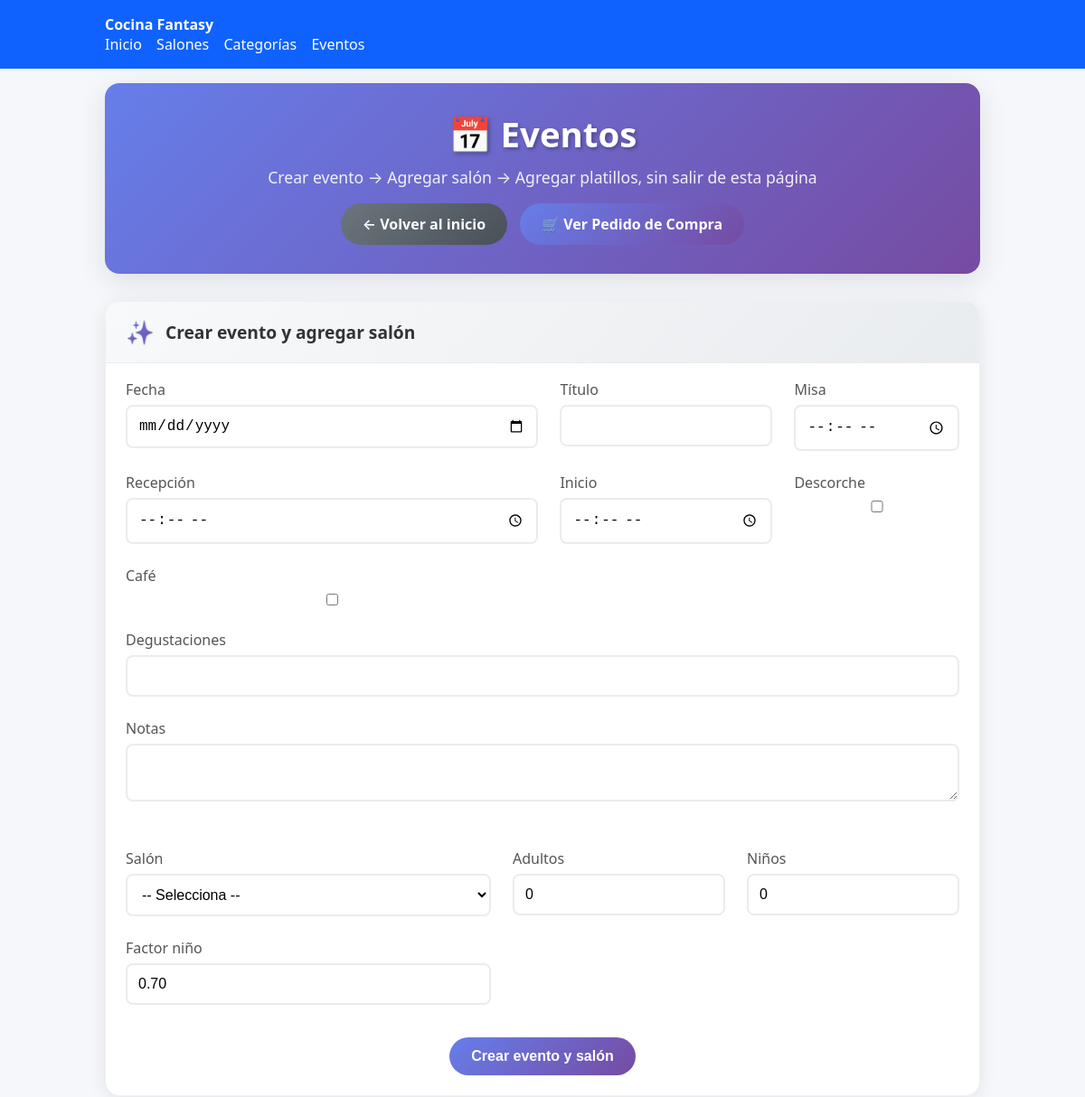
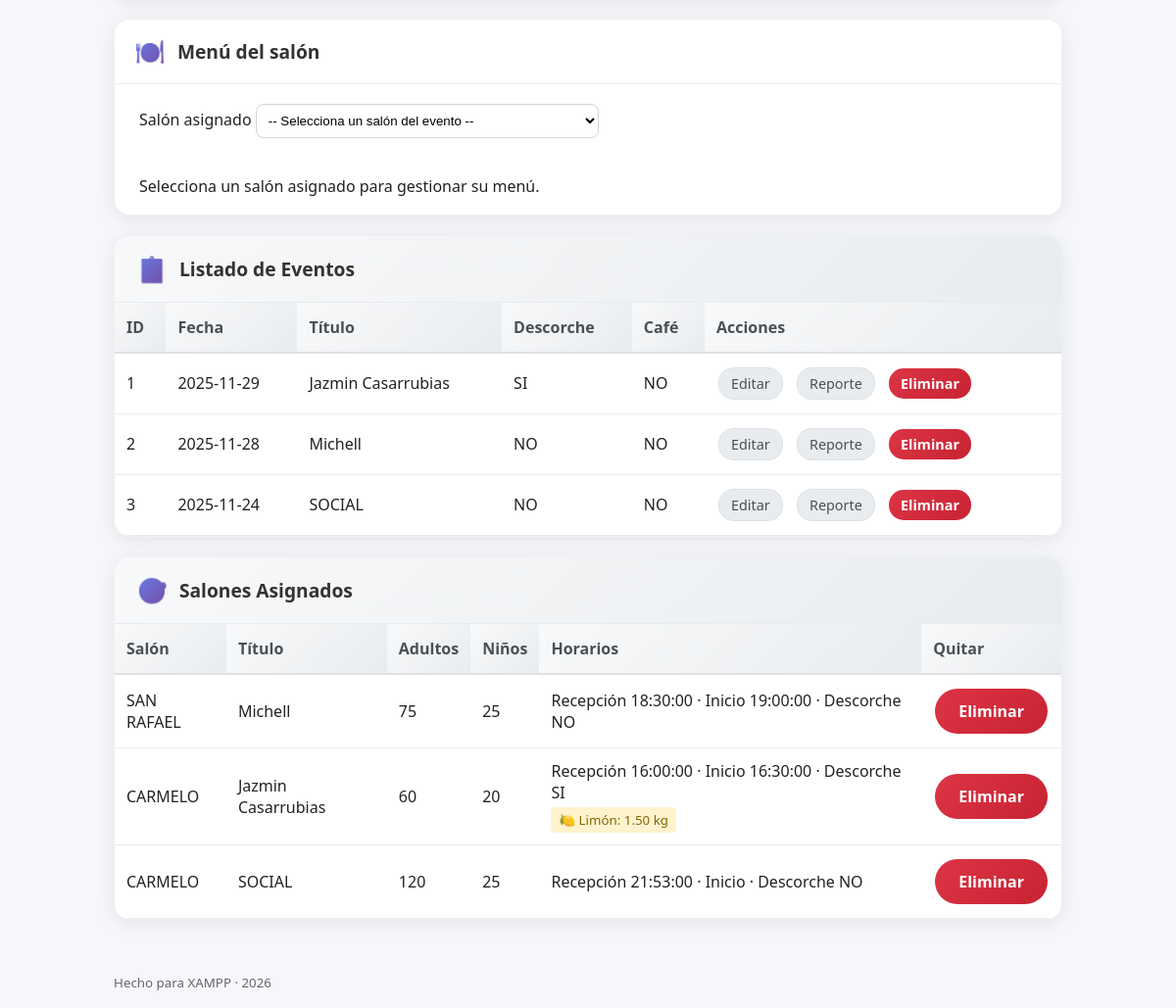
Screenshot of /evento_list.php with the database file from the repository (2 pictures, top to bottom).
### tables this page shows
CREATE TABLE `evento` (
  `id_evento` int(11) NOT NULL,
  `fecha` date NOT NULL,
  `titulo` varchar(150) DEFAULT NULL,
  `misa` time DEFAULT NULL,
  `recepcion` time DEFAULT NULL,
  `inicio` time DEFAULT NULL,
  `descorche` tinyint(1) NOT NULL DEFAULT 0,
  `cafe` tinyint(1) NOT NULL DEFAULT 0,
  `degustaciones` varchar(120) DEFAULT NULL,
  `notas` text DEFAULT NULL
);

CREATE TABLE `evento_salon` (
  `id_evento_salon` int(11) NOT NULL,
  `id_evento` int(11) NOT NULL,
  `id_salon` int(11) NOT NULL,
  `adultos` int(11) NOT NULL DEFAULT 0,
  `ninos` int(11) NOT NULL DEFAULT 0,
  `misa` time DEFAULT NULL,
  `recepcion` time DEFAULT NULL,
  `inicio` time DEFAULT NULL,
  `descorche` tinyint(1) NOT NULL DEFAULT 0,
  `cafe` tinyint(1) NOT NULL DEFAULT 0,
  `degustaciones` varchar(120) DEFAULT NULL,
  `factor_nino` decimal(5,2) NOT NULL DEFAULT 0.70
);

CREATE TABLE `salon` (
  `id_salon` int(11) NOT NULL,
  `nombre` varchar(80) NOT NULL,
  `alias` varchar(20) DEFAULT NULL
);

### db.php (called while the page is built, shortened)
<?php
function h($s){ return htmlspecialchars((string)$s, ENT_QUOTES, 'UTF-8'); }

### evento_list.php (the view, shortened to what this page needs)
<?php
require_once __DIR__ . '/db.php';
require_once __DIR__ . '/header.php';
$current_es = isset($_GET['id_es']) ? (int)$_GET['id_es'] : 0;
$eventos = $pdo->query("SELECT id_evento, fecha, titulo, CASE WHEN COALESCE(descorche,0)=1 THEN 'SI' ELSE 'NO' END AS descorche, CASE WHEN COALESCE(cafe,0)=1 THEN 'SI' ELSE 'NO' END AS cafe FROM evento ORDER BY fecha DESC")->fetchAll(PDO::FETCH_ASSOC);
$platsStmt = $pdo->query("
    SELECT DISTINCT p.id_platillo, p.nombre, cp.nombre AS categoria, cp.orden
    FROM platillo p
    LEFT JOIN receta r ON r.id_platillo = p.id_platillo
    LEFT JOIN categoria_platillo cp ON cp.id_categoria = p.id_categoria
    ORDER BY cp.orden, p.nombre
");
$opts = [];
$categorias_orden = [];
foreach($platsStmt->fetchAll(PDO::FETCH_ASSOC) as $p){
    $cat_norm = $p['categoria'];
    if (!isset($categorias_orden[$cat_norm])) {
        $categorias_orden[$cat_norm] = (int)$p['orden'];
    }
    $opts[$cat_norm][] = $p;
}
uksort($opts, function($a, $b) use ($categorias_orden) {
    $orden_a = isset($categorias_orden[$a]) ? $categorias_orden[$a] : 999;
    $orden_b = isset($categorias_orden[$b]) ? $categorias_orden[$b] : 999;
    if ($orden_a == $orden_b) {
        return strcmp($a, $b);
    }
    return $orden_a - $orden_b;
});
$categorias = array_keys($opts);
$info_es = null;
$adultos_sel=0; $ninos_sel=0; $porciones_sel=0; $rows_platillos = [];
?>
<div class="page-header">
  <h1>📅 Eventos</h1>
  <p class="page-subtitle">Crear evento → Agregar salón → Agregar platillos, sin salir de esta página</p>
  <div class="header-actions">
    <a class="btn secondary" href="index.php">← Volver al inicio</a>
    <a class="btn primary" href="pedido_compras.php">🛒 Ver Pedido de Compra</a>
  </div>
</div>
<div class="card create-card" id="crear_evento_salon">
  <div class="card-header"><div class="card-icon">✨</div><h2>Crear evento y agregar salón</h2></div>
  <form method="post">
    <div class="input-row">
      <label>Fecha<input name="fecha" type="date" required></label>
      <label>Título<input name="titulo" type="text"></label>
      <label>Misa<input name="misa" type="time"></label>
      <label>Recepción<input name="recepcion" type="time"></label>
      <label>Inicio<input name="inicio" type="time"></label>
      <label><span>Descorche</span><input name="descorche" type="checkbox" id="descorche_salon"></label>
      <label><span>Café</span><input name="cafe" type="checkbox"></label>
      <label style="grid-column:1/-1;">Degustaciones<input name="degustaciones" type="text"></label>
      <label style="grid-column:1/-1;">Notas<textarea name="notas" rows="2"></textarea></label>
    </div>
    <div class="input-row">
      <label>Salón
        <select name="id_salon" required>
          <option value="">-- Selecciona --</option>
        </select>
      </label>
      <label>Adultos<input type="number" name="adultos" value="0" min="0" id="adultos_salon"></label>
      <label>Niños<input type="number" name="ninos" value="0" min="0" id="ninos_salon"></label>
      <label>Factor niño<input type="number" step="0.05" name="factor_nino" value="0.70"></label>
    </div>
    <div style="grid-column:1/-1;text-align:center;padding:0 25px 20px;">
      <button class="btn primary" name="create_evento_salon">Crear evento y salón</button>
    </div>
  </form>
</div>
<div class="card dishes-block" id="menu_salon">
  <div class="card-header"><div class="card-icon">🍽️</div><h2>Menú del salón</h2></div>
  <form method="get" style="padding:20px 25px;">
    <label>Salón asignado
      <select name="id_es" onchange="this.form.submit()">
        <option value="">-- Selecciona un salón del evento --</option>
      </select>
    </label>
  </form>
  <?php if ($info_es): ?>
  <div class="info-content" style="padding:0 25px 20px;">
    <div class="stats-row" style="display:flex;gap:10px;flex-wrap:wrap;">
      <span class="badge adults"><?= $adultos_sel; ?> adultos</span>
      <span class="badge children"><?= $ninos_sel; ?> niños</span>
      <span class="badge total">Total porciones (auto): <?= $porciones_sel; ?></span>
      <a class="btn secondary" href="reporte_evento.php?id=<?= (int)$info_es['id_evento']; ?>">📊 Reporte del evento</a>
    </div>
  </div>
  <form method="post" class="input-row" style="padding:0 25px 25px;">
    <input type="hidden" name="id_evento_salon" value="<?= (int)$current_es; ?>">
    <label>Categoría
      <select id="select_categoria">
        <option value="">-- Selecciona --</option>
        <?php foreach($categorias as $cat): ?>
          <option value="<?= h($cat); ?>"><?= h($cat); ?></option>
        <?php endforeach; ?>
      </select>
    </label>
    <label>Platillo
  <select name="id_platillo[]" id="select_platillo" multiple>
    <option value="">-- Selecciona una categoría primero --</option>
  </select>
  <small id="ayuda-multiple" style="display:none; color:#666; font-size:12px;">
    Para seleccionar varios platillos, mantén presionada la tecla <strong>CTRL</strong>.
  </small>
</label>
    <label>Total porciones (auto)
      <input type="number" id="porciones_auto" value="<?= $porciones_sel; ?>" readonly style="background:#f9f9f9;">
    </label>
    <label>Niños
      <input type="number" id="ninos_valor" value="<?= $ninos_sel; ?>" readonly style="background:#f9f9f9;">
    </label>
    <label>Orden (número)<input type="number" name="orden" min="1"></label>
    <label>Notas<input type="text" name="notas"></label>
    <button class="btn primary" name="add_platillo">Agregar platillo</button>
  </form>
  <div class="card dishes-list-card" style="box-shadow:none;border:none;margin:0;">
    <div class="card-header"><div class="card-icon">📋</div><h2>Platillos del salón</h2></div>
    <table>
      <thead><tr><th>Orden</th><th>Platillo</th><th>Porciones</th><th>Notas</th><th>Quitar</th></tr></thead>
      <tbody>
        <?php foreach($rows_platillos as $r): ?>
          <tr>
            <td><?= h($r['orden']); ?></td>
            <td><?= h($r['platillo']); ?></td>
            <td><?= (int)$r['porciones_plan']; ?></td>
            <td><?= h($r['notas']); ?></td>
            <td><a class="btn danger" href="?id_es=<?= $current_es; ?>&del_plat=<?= (int)$r['id_evento_salon_platillo']; ?>" onclick="return confirm('¿Eliminar de este salón?');">Eliminar</a></td>
          </tr>
        <?php endforeach; ?>
      </tbody>
    </table>
  </div>
  <?php else: ?>
    <div style="padding:18px 25px;">Selecciona un salón asignado para gestionar su menú.</div>
  <?php endif; ?>
</div>
<div class="card events-list-card">
  <div class="card-header"><div class="card-icon">📋</div><h2>Listado de Eventos</h2></div>
  <table>
    <thead>
      <tr>
        <th>ID</th>
        <th>Fecha</th>
        <th>Título</th>
        <th>Descorche</th>
        <th>Café</th>
        <th>Acciones</th>
      </tr>
    </thead>
    <tbody>
      <?php $contador = 1; ?>
<?php foreach ($eventos as $r): ?>
<tr>
    <td><?= $contador ?></td>
    <td><?= h($r['fecha']) ?></td>
    <td><?= h($r['titulo']) ?></td>
    <td><?= h($r['descorche']) ?></td>
    <td><?= h($r['cafe']) ?></td>
    <td class="actions">
        <a href="evento_edit.php?id=<?= (int)$r['id_evento'] ?>">Editar</a>
        <a href="reporte_evento.php?id=<?= (int)$r['id_evento'] ?>">Reporte</a>
        <a class="btn danger" href="?del=<?= (int)$r['id_evento'] ?>" onclick="return confirm('¿Eliminar evento completo?');">Eliminar</a>
    </td>
</tr>
<?php $contador++; ?>
<?php endforeach; ?>
    </tbody>
  </table>
</div>
<?php
$rows_asignados = $pdo->query("
  SELECT
      es.id_evento_salon,
      es.id_evento,
      s.nombre AS salon,
      e.titulo,
      es.adultos,
      es.ninos,
      es.misa,
      es.recepcion,
      es.inicio,
      CASE WHEN COALESCE(e.descorche, 0) = 1 THEN 'SI' ELSE 'NO' END AS descorche_effect,
      CASE WHEN COALESCE(e.cafe, 0) = 1 THEN 'SI' ELSE 'NO' END AS cafe_effect
  FROM evento_salon es
  JOIN salon s ON s.id_salon = es.id_salon
  JOIN evento e ON e.id_evento = es.id_evento
  ORDER BY es.id_evento_salon DESC
")->fetchAll(PDO::FETCH_ASSOC);
?>
<div class="card assigned-card">
  <div class="card-header"><div class="card-icon">🎯</div><h2>Salones Asignados</h2></div>
  <table>
    <thead>
      <tr>
        <th>Salón</th>
        <th>Título</th>
        <th>Adultos</th>
        <th>Niños</th>
        <th>Horarios</th>
        <th>Quitar</th>
      </tr>
    </thead>
    <tbody>
      <?php foreach($rows_asignados as $r): ?>
      <tr>
        <td><?= h($r['salon']); ?></td>
        <td><?= h($r['titulo']); ?></td>
        <td><?= (int)$r['adultos']; ?></td>
        <td><?= (int)$r['ninos']; ?></td>
        <td>
          Recepción <?= h($r['recepcion']); ?> · Inicio <?= h($r['inicio']); ?>
          <?= " · Descorche ".h($r['descorche_effect']); ?>
          <?php if ($r['descorche_effect'] === 'SI'):
            $total = (int)$r['adultos'];
            $limon = number_format(($total * 2.5) / 100, 2, '.', ''); ?>
            <br><small style="color:#856404;background:#fff3cd;padding:4px 8px;border-radius:4px;display:inline-block;margin-top:4px;">
              🍋 Limón: <?= $limon; ?> kg
            </small>
          <?php endif; ?>
        </td>
        <td>
          <a class="btn danger" href="?id=<?= (int)$r['id_evento']; ?>&del=<?= (int)$r['id_evento_salon']; ?>" onclick="return confirm('¿Quitar este salón del evento?');">Eliminar</a>
        </td>
      </tr>
      <?php endforeach; ?>
    </tbody>
  </table>
</div>
<?php require_once __DIR__ . '/footer.php'; ?>

### style.css (style rules this page uses)
* { box-sizing:border-box }
body { font-family:system-ui,-apple-system,Segoe UI,Roboto,Ubuntu,'Helvetica Neue',Arial,sans-serif;margin:0;background:#f6f7fb;color:#222 }
h1,h2 { margin:8px 0 12px }
.card { background:#fff;border:1px solid #e5e7eb;border-radius:12px;padding:16px;margin:12px 0;box-shadow:0 1px 2px rgba(0,0,0,.04) }
table { width:100%;border-collapse:collapse;background:#fff }
th,td { padding:8px 10px;border-bottom:1px solid #eee;text-align:left }
th { background:#f3f4f6 }
.actions a,.btn { display:inline-block;padding:8px 12px;border-radius:8px;border:1px solid #d0d7de;background:#fff;text-decoration:none;color:#111;margin:2px }
.btn.primary { background:#0f62fe;color:#fff;border-color:#0f62fe }
.btn.danger { border-color:#ef4444;color:#ef4444 }
.input-row { display:flex;gap:8px;flex-wrap:wrap }
.input-row label { display:flex;flex-direction:column;gap:6px;flex:1 1 140px }
input[type="text"],input[type="date"],input[type="time"],input[type="number"],select,textarea { padding:8px;border:1px solid #d1d5db;border-radius:8px;background:#fff }

### evento_list.php (style rules this page uses)
.page-header { background:linear-gradient(135deg,#667eea 0%,#764ba2 100%);color:#fff;padding:30px;border-radius:16px;margin-bottom:30px;text-align:center;box-shadow:0 8px 32px rgba(0,0,0,.1) }
.page-header h1 { font-size:2.4rem;margin:0 0 10px;font-weight:700;text-shadow:2px 2px 4px rgba(0,0,0,.3) }
.page-subtitle { font-size:1.1rem;margin:0 0 15px;opacity:.9 }
.header-actions { margin-top:10px;display:flex;gap:10px;justify-content:center;flex-wrap:wrap }
.card { background:#fff;border-radius:16px;padding:0;margin:20px 0;box-shadow:0 4px 20px rgba(0,0,0,.08);border:1px solid #f0f0f0;overflow:hidden;transition:all .3s ease }
.card-header { background:linear-gradient(135deg,#f8f9fa 0%,#e9ecef 100%);padding:16px 22px;border-bottom:1px solid #e9ecef;display:flex;align-items:center;gap:12px }
.card-icon { font-size:1.6rem;background:linear-gradient(135deg,#667eea,#764ba2);-webkit-background-clip:text;-webkit-text-fill-color:transparent;background-clip:text }
.card h2 { margin:0;color:#333;font-size:1.2rem;font-weight:600 }
.input-row { display: grid; grid-template-columns: 1.5fr 0.6fr 0.6fr; gap: 24px; margin-bottom: 16px; padding: 18px 22px; }
.input-row label { display:flex;flex-direction:column;gap:6px;font-weight:500;color:#555 }
.input-row input,.input-row select,.input-row textarea { padding:12px;border:2px solid #e9ecef;border-radius:8px;font-size:1rem;transition:all .3s ease;background:#fff }
.btn { display:inline-block;padding:12px 24px;border-radius:25px;text-decoration:none;font-weight:600;transition:all .3s ease;border:2px solid transparent;font-size:1rem;cursor:pointer;text-align:center }
.btn.primary { background:linear-gradient(135deg,#667eea,#764ba2);color:#fff;border:none }
.btn.secondary { background:linear-gradient(135deg,#6c757d,#495057);color:#fff;border:none }
.btn.danger { background:linear-gradient(135deg,#dc3545,#c82333);color:#fff;border:none }
table { width:100%;border-collapse:collapse;margin:0 }
table th { background:linear-gradient(135deg,#f8f9fa,#e9ecef);padding:14px 12px;text-align:left;font-weight:600;color:#495057;border-bottom:2px solid #dee2e6 }
table td { padding:12px;border-bottom:1px solid #e9ecef;vertical-align:middle }
.actions a { margin-right:8px;padding:6px 12px;border-radius:15px;font-size:.9rem;text-decoration:none;transition:all .3s ease }
.actions a:not(.btn) { background:#e9ecef;color:#495057;border:1px solid #dee2e6 }
.dishes-block .card-header { position: sticky; top: 0; z-index: 50; background: white; padding: 15px 20px; }

### rows the page displays
evento: fecha "2025-11-29", titulo "Jazmin Casarrubias", descorche "SI", cafe "NO"
evento: fecha "2025-11-28", titulo "Michell", descorche "NO", cafe "NO"
evento: fecha "2025-11-24", titulo "SOCIAL", descorche "NO", cafe "NO"
evento_salon: id_salon.nombre "SAN RAFAEL", id_evento.titulo "Michell", adultos "75", ninos "25", recepcion "18:30:00", inicio "19:00:00", descorche_effect "NO"
evento_salon: id_salon.nombre "CARMELO", id_evento.titulo "Jazmin Casarrubias", adultos "60", ninos "20", recepcion "16:00:00", inicio "16:30:00", descorche_effect "SI", adultos "1.50"
evento_salon: id_salon.nombre "CARMELO", id_evento.titulo "SOCIAL", adultos "120", ninos "25", recepcion "21:53:00", descorche_effect "NO"
